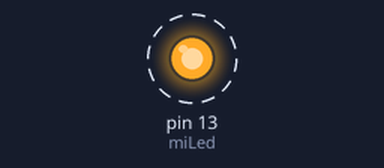
A sketch run on a simulated Arduino Uno, built with avr-gcc and run on an emulated ATmega328P. Shown: output pins drawn as LEDs (lit = HIGH). Dashed ring = blinking.

Above: at 0.5 s.
Timing chart, 0 to 4.6 s (numbered marks = the images above):
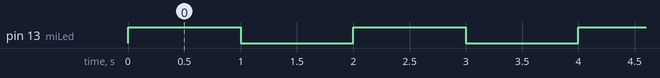

Measured:
- by itself, pin 13 (miLed): alternates HIGH for 1.0 s and LOW for 1.0 s

The sketch:

codigo.ino
```cpp
/*
  Proyecto: Blink
  Autor: Adafruit
  Referencia: https://learn.adafruit.com/adafruit-arduino-lesson-1-blink/.
  Adaptado por Ulises Gascón
 */

// Usamos el LED que esta conectado por defecto al PIN 13.
// Le ponemos Nombre:
int miLed = 13;

// Setup se ejecuta una vez:
void setup() {
  // Poner el PIN en modo SALIDA.
  pinMode(miLed, OUTPUT);
}

// Loop se ejecutará por siempre:
void loop() {
  digitalWrite(miLed, HIGH);   // Encendemos el LED (Subimos (HIGH) el voltaje)
  delay(1000);               // Esperamos un segundo (1000 milisegundos)
  digitalWrite(miLed, LOW);    // Apagamos el LED (Bajamos (LOW) el voltaje)
  delay(1000);               // Esperamos un segundo (1000 milisegundos)
}
```
